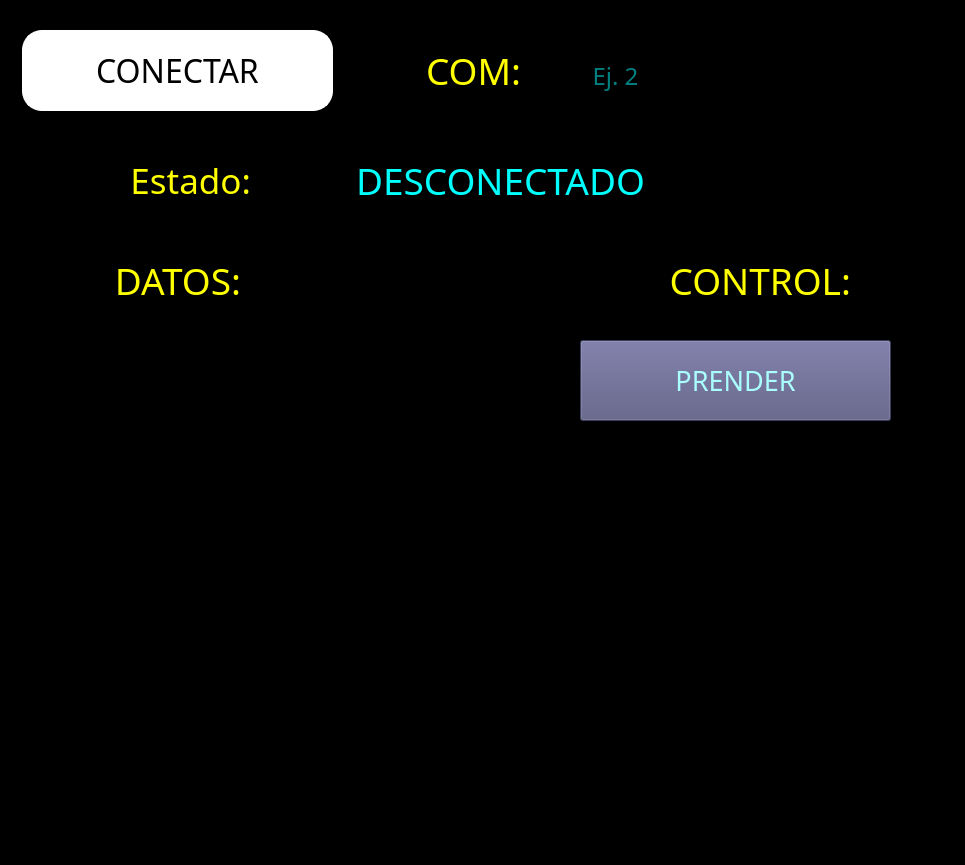
<?xml version="1.0" encoding="UTF-8"?>
<ui version="4.0">
 <class>MainWindow</class>
 <widget class="QMainWindow" name="MainWindow">
  <property name="geometry">
   <rect>
    <x>0</x>
    <y>0</y>
    <width>965</width>
    <height>865</height>
   </rect>
  </property>
  <property name="windowTitle">
   <string>MainWindow</string>
  </property>
  <property name="styleSheet">
   <string notr="true">background-color: rgb(0, 0, 0);</string>
  </property>
  <widget class="QWidget" name="centralwidget">
   <widget class="QPushButton" name="btn_conexion">
    <property name="geometry">
     <rect>
      <x>22</x>
      <y>30</y>
      <width>311</width>
      <height>81</height>
     </rect>
    </property>
    <property name="font">
     <font>
      <family>OCR A Extended</family>
      <pointsize>24</pointsize>
      <weight>50</weight>
      <bold>false</bold>
     </font>
    </property>
    <property name="styleSheet">
     <string notr="true">color: rgb(0, 0, 0);
background-color: rgb(255, 255, 255);
border: 2px solid white;
border-radius: 20px</string>
    </property>
    <property name="text">
     <string>CONECTAR</string>
    </property>
   </widget>
   <widget class="QLabel" name="label">
    <property name="geometry">
     <rect>
      <x>370</x>
      <y>30</y>
      <width>151</width>
      <height>81</height>
     </rect>
    </property>
    <property name="font">
     <font>
      <family>OCR A Extended</family>
      <pointsize>28</pointsize>
      <weight>50</weight>
      <bold>false</bold>
     </font>
    </property>
    <property name="styleSheet">
     <string notr="true">color: rgb(255, 255, 0);
background-color: rgb(0, 0, 0);
</string>
    </property>
    <property name="text">
     <string>COM:</string>
    </property>
    <property name="alignment">
     <set>Qt::AlignRight|Qt::AlignTrailing|Qt::AlignVCenter</set>
    </property>
   </widget>
   <widget class="QLineEdit" name="txt_com">
    <property name="geometry">
     <rect>
      <x>540</x>
      <y>50</y>
      <width>151</width>
      <height>51</height>
     </rect>
    </property>
    <property name="font">
     <font>
      <family>OCR A Extended</family>
      <pointsize>18</pointsize>
      <weight>50</weight>
      <bold>false</bold>
     </font>
    </property>
    <property name="toolTip">
     <string>Ingresa el número del COM</string>
    </property>
    <property name="styleSheet">
     <string notr="true">color: rgb(0, 255, 255);
background-color: rgb(0, 0, 0);</string>
    </property>
    <property name="alignment">
     <set>Qt::AlignCenter</set>
    </property>
    <property name="placeholderText">
     <string>Ej. 2</string>
    </property>
   </widget>
   <widget class="QLabel" name="label_2">
    <property name="geometry">
     <rect>
      <x>30</x>
      <y>140</y>
      <width>221</width>
      <height>81</height>
     </rect>
    </property>
    <property name="font">
     <font>
      <family>OCR A Extended</family>
      <pointsize>26</pointsize>
      <weight>50</weight>
      <bold>false</bold>
     </font>
    </property>
    <property name="styleSheet">
     <string notr="true">color: rgb(255, 255, 0);
background-color: rgb(0, 0, 0);</string>
    </property>
    <property name="text">
     <string>Estado:</string>
    </property>
    <property name="alignment">
     <set>Qt::AlignRight|Qt::AlignTrailing|Qt::AlignVCenter</set>
    </property>
   </widget>
   <widget class="QLabel" name="txt_estado">
    <property name="geometry">
     <rect>
      <x>280</x>
      <y>140</y>
      <width>441</width>
      <height>81</height>
     </rect>
    </property>
    <property name="font">
     <font>
      <family>OCR A Extended</family>
      <pointsize>28</pointsize>
      <weight>50</weight>
      <bold>false</bold>
     </font>
    </property>
    <property name="styleSheet">
     <string notr="true">color: rgb(0, 255, 255);
background-color: rgb(0, 0, 0);</string>
    </property>
    <property name="text">
     <string>DESCONECTADO</string>
    </property>
    <property name="alignment">
     <set>Qt::AlignCenter</set>
    </property>
   </widget>
   <widget class="QLabel" name="label_3">
    <property name="geometry">
     <rect>
      <x>40</x>
      <y>240</y>
      <width>201</width>
      <height>81</height>
     </rect>
    </property>
    <property name="font">
     <font>
      <family>OCR A Extended</family>
      <pointsize>28</pointsize>
      <weight>50</weight>
      <bold>false</bold>
     </font>
    </property>
    <property name="styleSheet">
     <string notr="true">color: rgb(255, 255, 0);
background-color: rgb(0, 0, 0);
</string>
    </property>
    <property name="text">
     <string>DATOS:</string>
    </property>
    <property name="alignment">
     <set>Qt::AlignRight|Qt::AlignTrailing|Qt::AlignVCenter</set>
    </property>
   </widget>
   <widget class="QListWidget" name="datosSensor">
    <property name="geometry">
     <rect>
      <x>50</x>
      <y>330</y>
      <width>491</width>
      <height>431</height>
     </rect>
    </property>
    <property name="font">
     <font>
      <family>OCR A Extended</family>
      <pointsize>10</pointsize>
     </font>
    </property>
    <property name="styleSheet">
     <string notr="true">color: rgb(0, 255, 255);
background-color: rgb(0, 0, 0);</string>
    </property>
   </widget>
   <widget class="QLabel" name="label_4">
    <property name="geometry">
     <rect>
      <x>580</x>
      <y>240</y>
      <width>271</width>
      <height>81</height>
     </rect>
    </property>
    <property name="font">
     <font>
      <family>OCR A Extended</family>
      <pointsize>28</pointsize>
      <weight>50</weight>
      <bold>false</bold>
     </font>
    </property>
    <property name="styleSheet">
     <string notr="true">color: rgb(255, 255, 0);
background-color: rgb(0, 0, 0);
</string>
    </property>
    <property name="text">
     <string>CONTROL:</string>
    </property>
    <property name="alignment">
     <set>Qt::AlignRight|Qt::AlignTrailing|Qt::AlignVCenter</set>
    </property>
   </widget>
   <widget class="QPushButton" name="btn_control">
    <property name="geometry">
     <rect>
      <x>580</x>
      <y>340</y>
      <width>311</width>
      <height>81</height>
     </rect>
    </property>
    <property name="font">
     <font>
      <family>OCR A Extended</family>
      <pointsize>20</pointsize>
      <weight>50</weight>
      <bold>false</bold>
     </font>
    </property>
    <property name="styleSheet">
     <string notr="true">background-color: rgb(85, 85, 127);
color: rgb(170, 255, 255);</string>
    </property>
    <property name="text">
     <string>PRENDER</string>
    </property>
   </widget>
  </widget>
  <widget class="QMenuBar" name="menubar">
   <property name="geometry">
    <rect>
     <x>0</x>
     <y>0</y>
     <width>965</width>
     <height>22</height>
    </rect>
   </property>
  </widget>
  <widget class="QStatusBar" name="statusbar"/>
 </widget>
 <resources/>
 <connections/>
</ui>
